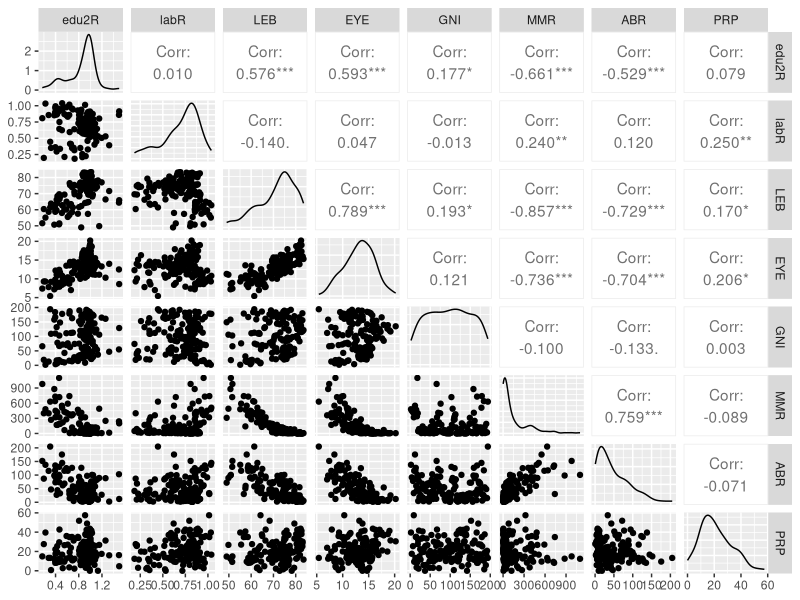
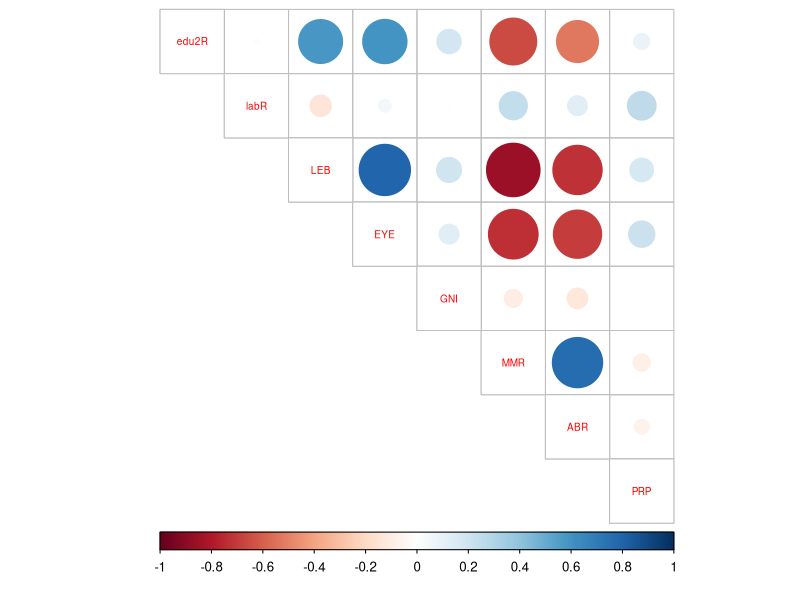
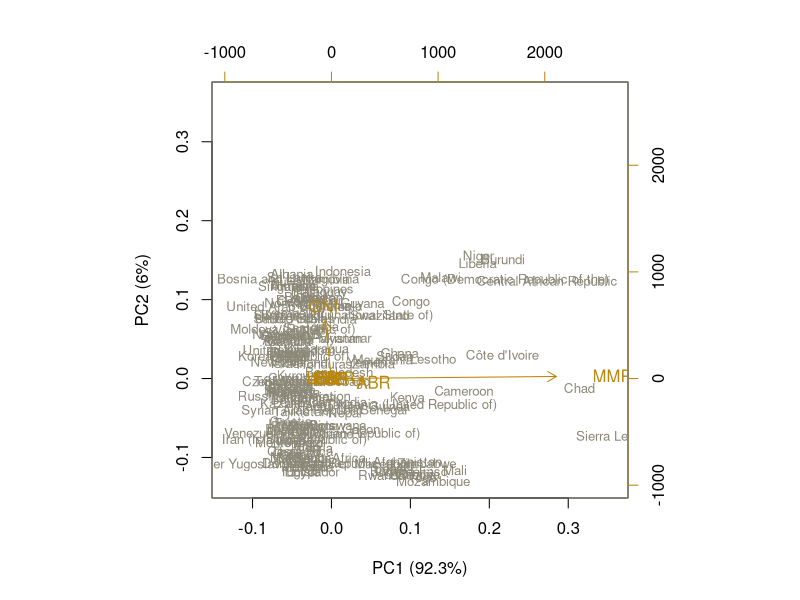
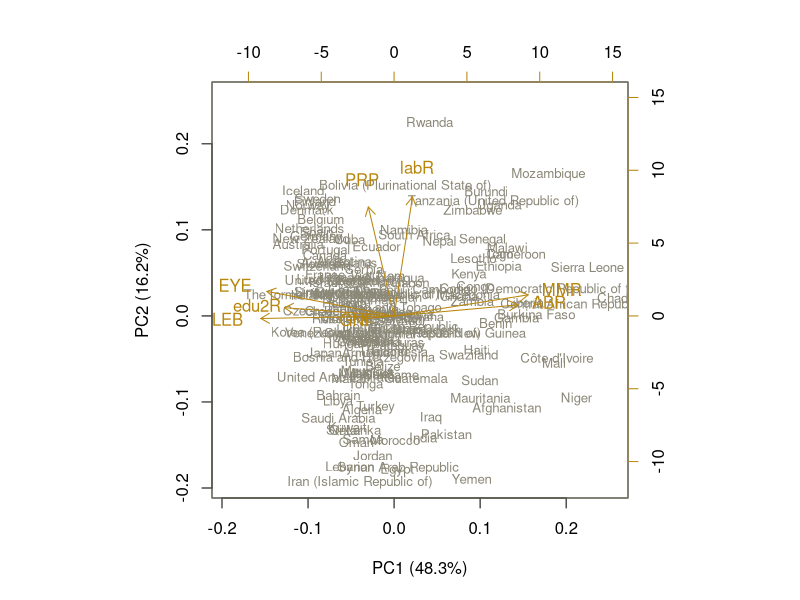

R code for these plots, in order:
## ---- chunk 1
date()
## ---- chunk 2
library(dplyr)
library(ggplot2)
library(GGally)
library(tidyr)
#library(boot)
library(corrplot)
library(FactoMineR)

# load the data
human <- read.csv("data/human.csv", header = TRUE, stringsAsFactors = TRUE, row.names = 1)

# summaries of the variables
summary(human)

# graphical overview with 
p <- ggpairs(human, lower = list(combo = wrap("facethist", bins = 20)))
p

## ---- chunk 3
#plotting the correlation matrix
cor_matrix <- cor(human) %>% round(digits = 2)

corrplot(cor_matrix, method="circle", type="upper", cl.pos="b", tl.pos="d", tl.cex = 0.6)

## ---- chunk 4
pca_human <- prcomp(human)

# making a summary of the PCA 
s <- summary(pca_human)

# printing rounded percentages of variance captured by each principal component
pca_pr <- round(100*s$importance[2, ], digits = 1)
pca_pr
# making the lables include the percentages
pc_lab <- paste0(names(pca_pr), " (", pca_pr, "%)")

# draw a biplot
biplot(pca_human, cex = c(0.8, 1),
       col = c("cornsilk4", "darkgoldenrod"),
       xlab = pc_lab[1],
       ylab = pc_lab[2])

## ---- chunk 5
human_std <- scale(human)
pca_human_std <- prcomp(human_std)

# making a summary of the PCA 
s_ <- summary(pca_human_std)

# printing rounded percentages of variance captured by each principal component
pca_pr_ <- round(100*s_$importance[2, ], digits = 1)
pca_pr_
# making the lables include the percentages
pc_lab_ <- paste0(names(pca_pr_), " (", pca_pr_, "%)")

# draw a biplot
biplot(pca_human_std,
       cex = c(0.8, 1),
       col = c("cornsilk4", "darkgoldenrod"),
       xlab = pc_lab_[1],
       ylab = pc_lab_[2])


## ---- chunk 6
data(tea)

str(tea)
dim(tea) # observations 300, variables 36

# selecting the following columns to keep for the analysis 
keep_columns <- c("Tea", "How", "how", "sophisticated", "where", "spirituality")

# creating the new dataset based on the wanted variables
#FOR SOME REASON THIS PART IS CRASHING WHEN I KNIT THE index FILE, BUT WORKS IF I ONLY KNIT chapter5 FILE...

#tea_time <- select(tea, one_of(keep_columns))

#MCA on the data
#mca <- MCA(tea_time, graph = FALSE)

#making a plot about the results
#plot(mca, invisible=c("ind"), habillage = "quali", graph.type = "classic")
